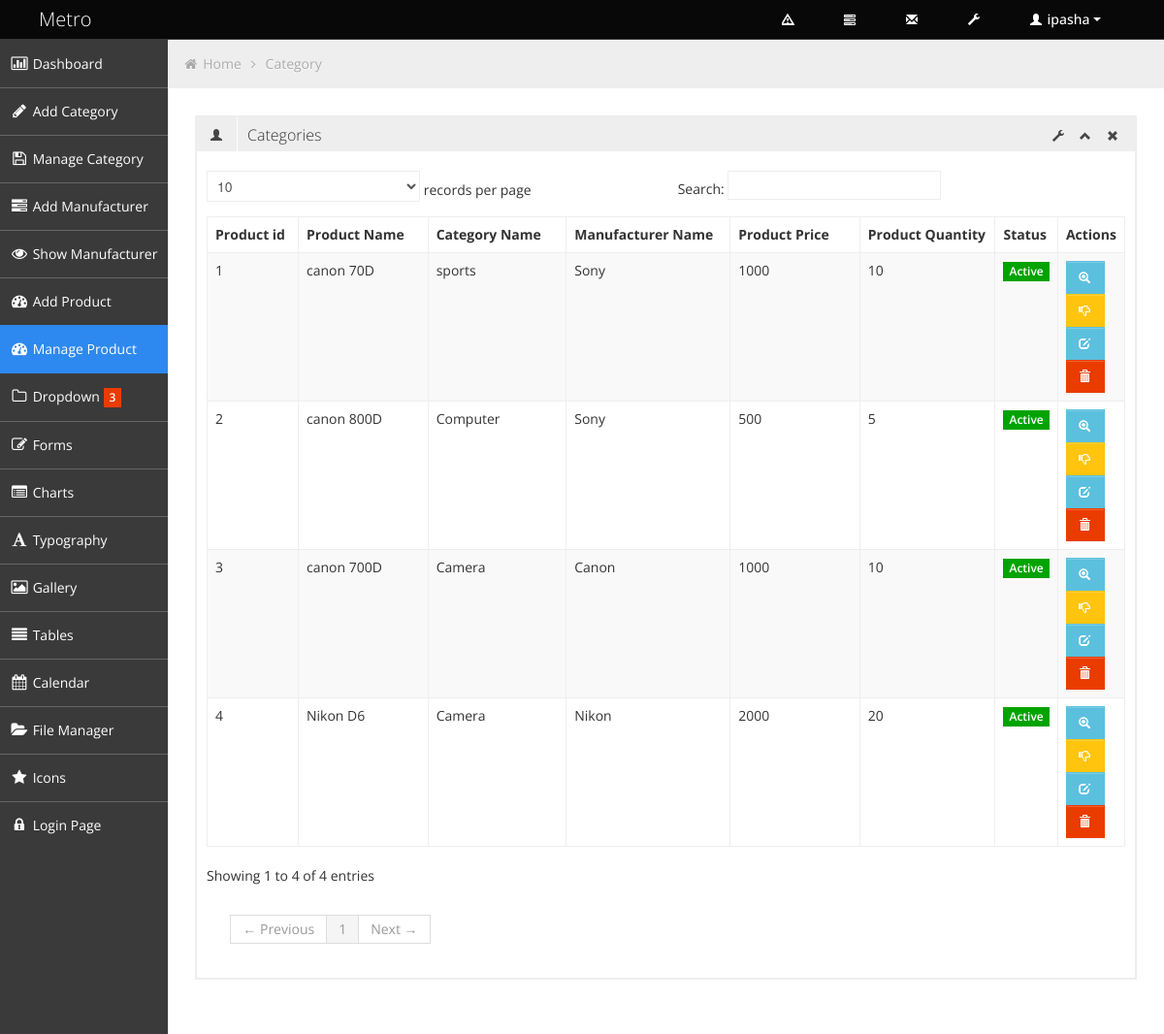
Screenshot of /admin/manage_product.php (signed in) with the database file from the repository.
### tables this page shows
CREATE TABLE `tbl_product` (
  `product_id` int(5) NOT NULL,
  `product_name` varchar(256) NOT NULL,
  `category_id` int(2) NOT NULL,
  `manufacturer_id` int(2) NOT NULL,
  `product_price` float NOT NULL,
  `product_quantity` int(11) NOT NULL,
  `product_short_description` varchar(300) NOT NULL,
  `product_long_description` varchar(600) NOT NULL,
  `product_image` text NOT NULL,
  `publication_status` tinyint(1) NOT NULL,
  `deletion_status` tinyint(1) NOT NULL DEFAULT '1'
);

CREATE TABLE `category` (
  `category_id` int(2) NOT NULL,
  `category_name` varchar(256) NOT NULL,
  `category_desc` text NOT NULL,
  `publicationStatus` tinyint(1) NOT NULL,
  `deletionStatus` tinyint(1) NOT NULL DEFAULT '1'
);

CREATE TABLE `tbl_manufacturer` (
  `manufacturer_id` int(2) NOT NULL,
  `manufacturer_name` varchar(256) NOT NULL,
  `manufacturer_description` varchar(256) NOT NULL,
  `publication_status` tinyint(1) NOT NULL,
  `deletion_status` tinyint(1) NOT NULL DEFAULT '1'
);

### admin/manage_product.php (called while the page is built)
<?php
$pages  =   'manage_product';
include 'adminMaster.php';

### admin/function_defination.php (called while the page is built, shortened)
<?php
function show_product() {
    require '../db_connect.php';
    $sql    = "SELECT p.*, c.category_name, m.manufacturer_name FROM tbl_product as p, category as c, tbl_manufacturer as m WHERE p.deletion_status = 1 AND p.category_id = c.category_id AND p.manufacturer_id = m.manufacturer_id";
    $result = mysqli_query($conn, $sql);
    return $result;
}

### admin/pages/manageProductContent.php (the view, shortened to what this page needs)
<?php
    require 'function_defination.php';
    $productes  =   show_product();
?>
<ul class="breadcrumb">
    <li>
        <i class="icon-home"></i>
        <a href="index.php">Home</a>
        <i class="icon-angle-right"></i>
    </li>
    <li><a href="#">Category</a></li>
</ul>
<div class="row-fluid sortable">
    <div class="box span12">
        <div class="box-header" data-original-title>
            <h2><i class="halflings-icon user"></i><span class="break"></span>Categories</h2>
            <div class="box-icon">
                <a href="#" class="btn-setting"><i class="halflings-icon wrench"></i></a>
                <a href="#" class="btn-minimize"><i class="halflings-icon chevron-up"></i></a>
                <a href="#" class="btn-close"><i class="halflings-icon remove"></i></a>
            </div>
        </div>
        <div class="box-content">
            <h3 style="color: green;text-align: center">
            </h3>
            <table class="table table-striped table-bordered bootstrap-datatable datatable">
                <thead>
                    <tr>
                        <th>Product id</th>
                        <th>Product Name</th>
                        <th>Category Name</th>
                        <th>Manufacturer Name</th>
                        <th>Product Price</th>
                        <th>Product Quantity</th>
                        <th>Status</th>
                        <th>Actions</th>
                    </tr>
                </thead>
                <tbody>
                    <?php
                        if (mysqli_num_rows($productes) > 0) {
                        while($row = mysqli_fetch_assoc($productes)) {
                    ?>
                    <tr>
                        <td class="span3"><?php echo $row["product_id"]; ?></td>
                        <td class="center span6"><?php echo $row["product_name"];?></td>
                        <td class="center span6"><?php echo $row["category_name"];?></td>
                        <td class="center span6"><?php echo $row["manufacturer_name"];?></td>
                        <td class="center span6"><?php echo $row["product_price"];?></td>
                        <td class="center span6"><?php echo $row["product_quantity"];?></td>
                        <?php if ($row["publication_status"] == 1){ ?>
                            <td class="center">
                                <span class="label label-success">Active</span>
                            </td>
                        <?php }else{?>
                            <td class="center">
                                <span class="label label-warning">Pending</span>
                            </td>
                        <?php }?>
                        <td class="center">
                            <a class="btn btn-info"
                               href="view_product.php?p_status=view&product_id=<?php echo $row["product_id"]; ?>"
                               title="Publish">
                               <i class="halflings-icon white zoom-in"></i>
                            </a>
                            <?php if ($row["publication_status"] == 0){ ?>
                                <a class="btn btn-success"
                                   href="?p_status=published&category_id=<?php echo $row["category_id"]; ?>"
                                   title="Publish">
                                    <i class="halflings-icon white thumbs-up"></i>
                                </a>
                            <?php }  else { ?>
                                <a class="btn btn-warning"
                                   href="?p_status=unpublished&category_id=<?php echo $row["category_id"]; ?>"
                                   title="Unpublish">
                                    <i class="halflings-icon white thumbs-down"></i>
                                </a>
                            <?php } ?>
                            <a class="btn btn-info" href="#" title="Edit">
                                <i class="halflings-icon white edit"></i>
                            </a>
                            <a class="btn btn-danger"
                               href="delete_category.php?id=<?php echo $row["category_id"]; ?>"
                               title="Delete">
                                <i class="halflings-icon white trash"></i>
                            </a>
                        </td>
                    </tr>
                    <?php
                        }
                        } else {
                                echo "0 results";
                        }
                    ?>
                </tbody>
            </table>
        </div>
    </div>
</div>

### admin/adminMaster.php (shortened to what this page needs)
<?php if (isset($_SESSION['admin_id'])) { ?>
    <!DOCTYPE html>
    <html lang="en">
        <head>
            <link id="bootstrap-style" href="css/bootstrap.min.css" rel="stylesheet">
            <link href="css/bootstrap-responsive.min.css" rel="stylesheet">
            <link id="base-style" href="css/style.css" rel="stylesheet">
            <link id="base-style-responsive" href="css/style-responsive.css" rel="stylesheet">
        </head>
        <body>
            <?php include 'include/top_header.php'; ?>
            <div class="container-fluid-full">
                <div class="row-fluid">
                    <?php include 'include/menu.php'; ?>
                    <div id="content" class="span10">
                        <?php
                        if (isset($pages)) {
                            if ($pages == 'massegePage') {
                                include 'pages/massegeContent.php';
                            } elseif ($pages == 'add_category') {
                                include 'pages/addCategoryPage.php';
                            } elseif ($pages == 'display_category') {
                                include 'pages/displayCategoryContent.php';
                            } elseif ($pages == 'add_manufacturer') {
                                include 'pages/addManufacturerContent.php';
                            } elseif ($pages == 'display_manufacturer') {
                                include 'pages/displayManufacturerContent.php';
                            } elseif ($pages == 'add_product') {
                                include 'pages/addProductContent.php';
                            }elseif ($pages == 'manage_product') {
                                include 'pages/manageProductContent.php';
                            }elseif ($pages == 'view_product') {
                                include 'pages/viewProductContent.php';
                            }
                        } else {
                            include 'pages/maincontent.php';
                        }
                        ?>
                    </div>
                </div>
            </div>
        </body>
    </html>
    <?php
} else {
    header('Location:index.php');
}
?>

### admin/include/top_header.php (shortened to what this page needs)
<div class="navbar">
    <div class="navbar-inner">
        <div class="container-fluid">
            <a class="brand" href="adminMaster.php"><span>Metro</span></a>
            <div class="nav-no-collapse header-nav">
                <ul class="nav pull-right">
                    <li class="dropdown hidden-phone">
                        <a class="btn dropdown-toggle" data-toggle="dropdown" href="#">
                            <i class="halflings-icon white warning-sign"></i>
                        </a>
                    </li>
                    <li class="dropdown hidden-phone">
                        <a class="btn dropdown-toggle" data-toggle="dropdown" href="#">
                            <i class="halflings-icon white tasks"></i>
                        </a>
                    </li>
                    <li class="dropdown hidden-phone">
                        <a class="btn dropdown-toggle" data-toggle="dropdown" href="#">
                            <i class="halflings-icon white envelope"></i>
                        </a>
                    </li>
                    <li>
                        <a class="btn" href="#">
                            <i class="halflings-icon white wrench"></i>
                        </a>
                    </li>
                    <li class="dropdown">
                        <a class="btn dropdown-toggle" data-toggle="dropdown" href="#">
                            <i class="halflings-icon white user"></i>
                            <?php
                            echo $_SESSION['admin_name'];
                            ?>
                            <span class="caret"></span>
                        </a>
                    </li>
                </ul>
            </div>
        </div>
    </div>
</div>

### admin/include/menu.php (shortened to what this page needs)
<div id="sidebar-left" class="span2">
    <div class="nav-collapse sidebar-nav">
        <ul class="nav nav-tabs nav-stacked main-menu">
            <li>
                <a href="adminMaster.php">
                    <i class="icon-bar-chart"></i>
                    <span class="hidden-tablet"> Dashboard</span>
                </a>
            </li>
            <li>
                <a href="add_category.php">
                    <i class="icon-pencil"></i>
                    <span class="hidden-tablet"> Add Category</span>
                </a>
            </li>
            <li>
                <a href="display_category.php">
                    <i class="icon-save"></i>
                    <span class="hidden-tablet"> Manage Category</span>
                </a>
            </li>
            <li>
                <a href="manufacturer.php">
                    <i class="icon-tasks"></i>
                    <span class="hidden-tablet"> Add Manufacturer</span>
                </a>
            </li>
            <li>
                <a href="display_manufacturer.php">
                    <i class="icon-eye-open"></i>
                    <span class="hidden-tablet"> Show Manufacturer</span>
                </a>
            </li>
            <li>
                <a href="add_product.php">
                    <i class="icon-dashboard"></i>
                    <span class="hidden-tablet"> Add Product</span>
                </a>
            </li>
            <li>
                <a href="manage_product.php">
                    <i class="icon-dashboard"></i>
                    <span class="hidden-tablet"> Manage Product</span>
                </a>
            </li>
            <li>
                <a class="dropmenu" href="#">
                    <i class="icon-folder-close-alt"></i>
                    <span class="hidden-tablet"> Dropdown</span>
                    <span class="label label-important"> 3 </span>
                </a>
            </li>
            <li><a href="form.html"><i class="icon-edit"></i><span class="hidden-tablet"> Forms</span></a></li>
            <li><a href="chart.html"><i class="icon-list-alt"></i><span class="hidden-tablet"> Charts</span></a></li>
            <li><a href="typography.html"><i class="icon-font"></i><span class="hidden-tablet"> Typography</span></a></li>
            <li><a href="gallery.html"><i class="icon-picture"></i><span class="hidden-tablet"> Gallery</span></a></li>
            <li><a href="table.html"><i class="icon-align-justify"></i><span class="hidden-tablet"> Tables</span></a></li>
            <li><a href="calendar.html"><i class="icon-calendar"></i><span class="hidden-tablet"> Calendar</span></a></li>
            <li><a href="file-manager.html"><i class="icon-folder-open"></i><span class="hidden-tablet"> File Manager</span></a></li>
            <li><a href="icon.html"><i class="icon-star"></i><span class="hidden-tablet"> Icons</span></a></li>
            <li><a href="login.php.html"><i class="icon-lock"></i><span class="hidden-tablet"> Login Page</span></a></li>
        </ul>
    </div>
</div>

### admin/css/style-responsive.css (style rules this page uses)
@media (min-width: 1200px) { .container-fluid-full { overflow: hidden; position: relative; height: 100%; } }
@media (min-width: 1200px) { #content { width: 85.578%; padding: 28px; margin: 0px 0px; margin-left: 14.422% !important; } }
@media (min-width: 1200px) { #sidebar-left { background: #3A3A3A; margin-left: 0px !important; position: absolute; height: 100%; } }
@media (min-width: 1200px) { .sidebar-nav > ul { margin: 0px; } }

### admin/css/halflings.css (style rules this page uses)
html, html .halflings { -webkit-font-smoothing: antialiased !important; }
.halflings-icon { display: inline-block; width: 14px; height: 14px; line-height: 14px; vertical-align: text-top; background-image: url(../img/glyphicons_halflings.svg); background-position: 0 0; background-repeat: no-repeat; vertical-align: top; *display: inline; *zoom: 1; *margin-right: .3em; }
.halflings-icon.white { background-image: url(../img/glyphicons_halflings-white.svg); }
.halflings-icon.envelope { background-position: -72px 0; }
.halflings-icon.user { background-position: -168px 0; }
.halflings-icon.remove { background-position: -312px 0; }
.halflings-icon.zoom-in { background-position: -336px 0; }
.halflings-icon.trash { background-position: -456px 0; }
.halflings-icon.edit { background-position: -96px -72px; }
.halflings-icon.warning-sign { background-position: -144px -120px; }
.halflings-icon.chevron-up { background-position: -288px -120px; }
.halflings-icon.thumbs-down { background-position: -120px -144px; }
.halflings-icon.wrench { background-position: -360px -144px; }
.halflings-icon.tasks { background-position: -384px -144px; }

### rows the page displays
tbl_product: product_id "1", product_name "canon 70D", category.category_name "sports", manufacturer.manufacturer_name "Sony", product_price "1000", product_quantity "10", publication_status "Active"
tbl_product: product_id "2", product_name "canon 800D", category.category_name "Computer", manufacturer.manufacturer_name "Sony", product_price "500", product_quantity "5", publication_status "Active"
tbl_product: product_id "3", product_name "canon 700D", category.category_name "Camera", manufacturer.manufacturer_name "Canon", product_price "1000", product_quantity "10", publication_status "Active"
tbl_product: product_id "4", product_name "Nikon D6", category.category_name "Camera", manufacturer.manufacturer_name "Nikon", product_price "2000", product_quantity "20", publication_status "Active"

### other values shown
$_SESSION['admin_name'] "ipasha"
